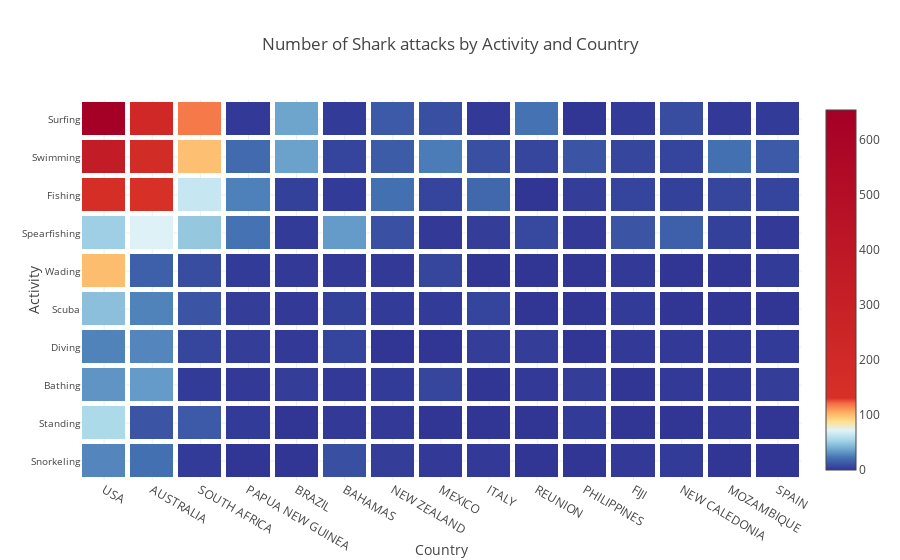

The cell this chart's notebook holds for it:
### Code cell
trace = go.Heatmap(z=z,
                   x=top_countries,
                   y=top_activities, xgap =5, ygap=5,
                  colorscale=[[0.0, 'rgb(49,54,149)'], 
                              [0.035,'rgb(69,117,180)' ],
                              [0.06, 'rgb(116,173,209)'],
                              [0.085, 'rgb(171,217,233)'],
                              [0.11, 'rgb(224,243,248)'],
                              [0.135, 'rgb(254,224,144)'],
                              [0.16, 'rgb(253,174,97)'],
                              [0.185, 'rgb(244,109,67)'],
                              [0.2, 'rgb(215,48,39)'],
                              [1.0, 'rgb(165,0,38)' ]])
data=[trace]


layout = go.Layout(
    title='Number of Shark attacks by Activity and Country',
    xaxis = dict(ticks='', nticks=20, title = 'Country', tickmode = 'linear'),
    yaxis = dict(ticks='', tickprefix = "", side='left',
        position=0.0, title = 'Activity', tickangle=0, tickfont=dict(
            size=10,
        ))
)

fig = go.Figure(data=data, layout=layout)
fig['layout']['yaxis']['autorange'] = "reversed"
iplot(fig, filename = "Sharks heatmap")

### Figure 1 — Plotly figure (JSON) as saved in the notebook; plotly's stock layout.template omitted (floating-point values rounded to 4 significant figures; data arrays with more than 128 entries replaced by an {"elided": "..."} marker saying what was removed)
{"data": [{"colorscale": [[0, "rgb(49,54,149)"], [0.035, "rgb(69,117,180)"], [0.06, "rgb(116,173,209)"], [0.085, "rgb(171,217,233)"], [0.11, "rgb(224,243,248)"], [0.135, "rgb(254,224,144)"], [0.16, "rgb(253,174,97)"], [0.185, "rgb(244,109,67)"], [0.2, "rgb(215,48,39)"], [1, "rgb(165,0,38)"]], "type": "heatmap", "uid": "689675ee-120c-495e-a236-58129147ffaa", "x": ["USA", "AUSTRALIA", "SOUTH AFRICA", "PAPUA NEW GUINEA", "BRAZIL", "BAHAMAS", "NEW ZEALAND", "MEXICO", "ITALY", "REUNION", "PHILIPPINES", "FIJI", "NEW CALEDONIA", "MOZAMBIQUE", "SPAIN"], "xgap": 5, "y": ["Surfing", "Swimming", "Fishing", "Spearfishing", "Wading", "Scuba", "Diving", "Bathing", "Standing", "Snorkeling"], "ygap": 5, "z": {"elided": "10x15 int values"}}], "layout": {"title": {"text": "Number of Shark attacks by Activity and Country"}, "xaxis": {"nticks": 20, "tickmode": "linear", "ticks": "", "title": {"text": "Country"}}, "yaxis": {"autorange": "reversed", "position": 0, "side": "left", "tickangle": 0, "tickfont": {"size": 10}, "tickprefix": "", "ticks": "", "title": {"text": "Activity"}}}}
